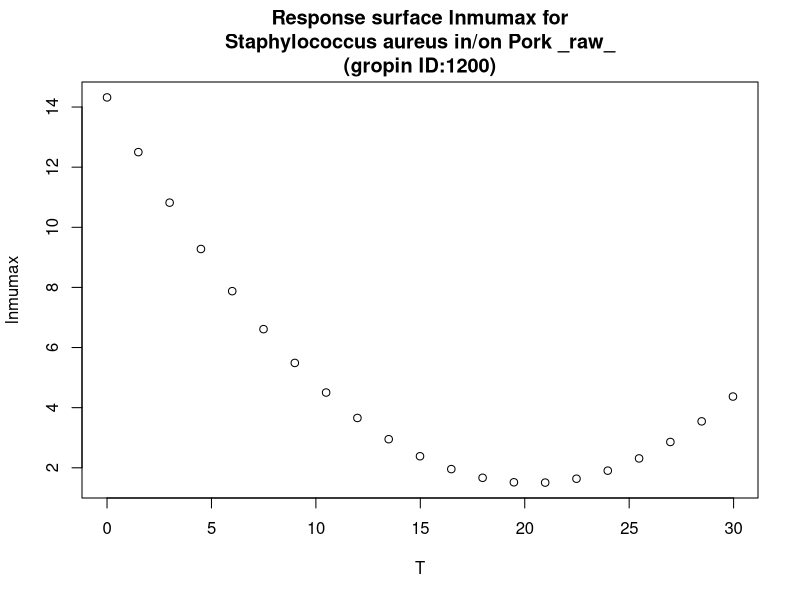

Write the R code that produced this figure.
#############################
# start of Parameter script
#############################
T <- seq(0,29.97002997003,length.out=21)
#############################
# end of Parameter script
#############################
############################# 
# start of Model script Gropin ID 1200 
#############################
 
# constant coefficients for this model
 
variables <- data.frame(T)
argumentsPar <- expand.grid(variables)
 
# heart of the model
response_surface <- function(T) {
   mumax <-14.3204-1.2611*T+0.0310*(T^2)

return(mumax=mumax)
} 

# output parameters
responseSurface <- cbind(argumentsPar,response_surface(argumentsPar['T']))
colnames(responseSurface) <- c(colnames(argumentsPar),'lnmumax')
#############################
# End of Model script
#############################
############################# 
# start of Visualisation script Gropin ID 1200 
#############################
plot(T,responseSurface$'lnmumax',xlab='T',
                          ylab='lnmumax',main='Response surface lnmumax for
Staphylococcus aureus in/on Pork _raw_
(gropin ID:1200)')
#############################
# End of Visualisation script
#############################
